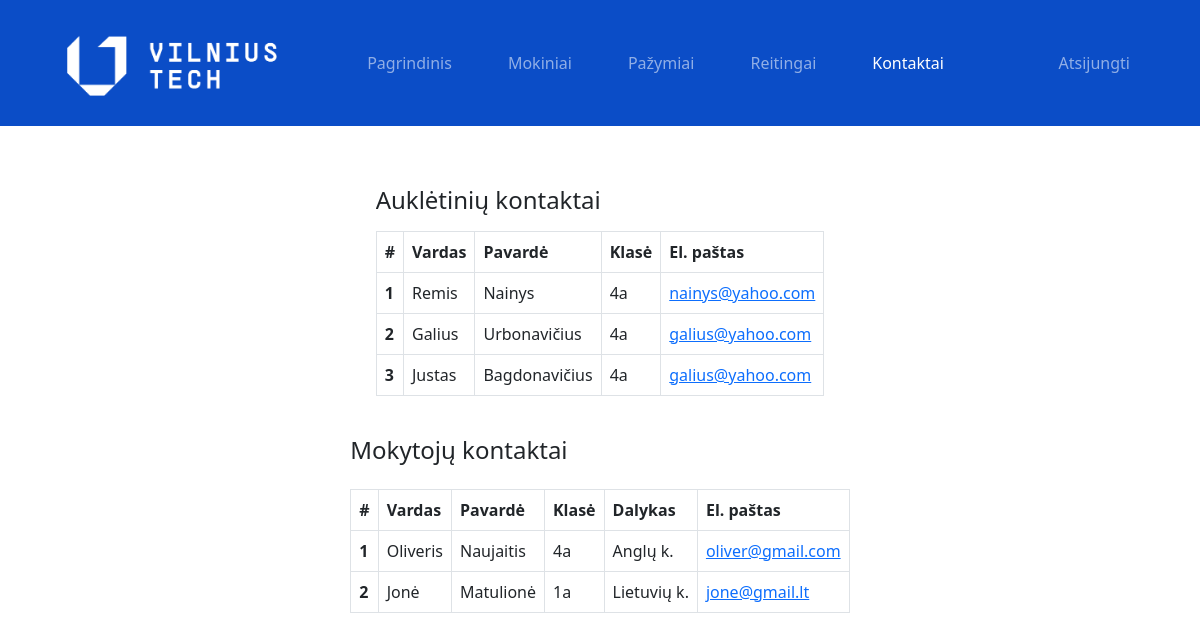
The app's page /dienynas/teacher/contact.php (signed in) with its own data.
### tables this page shows
CREATE TABLE `students` (
  `student_id` int(11) NOT NULL,
  `username` varchar(127) NOT NULL,
  `password` varchar(255) NOT NULL,
  `fname` varchar(127) NOT NULL,
  `lname` varchar(255) NOT NULL,
  `s_mail` varchar(250) NOT NULL,
  `grade` varchar(3) DEFAULT NULL
);

CREATE TABLE `teachers` (
  `teacher_id` int(11) NOT NULL,
  `username` varchar(127) NOT NULL,
  `password` varchar(255) NOT NULL,
  `fname` varchar(127) NOT NULL,
  `lname` varchar(127) NOT NULL,
  `t_mail` varchar(250) NOT NULL,
  `subjects` int(11) NOT NULL,
  `grade` varchar(3) DEFAULT NULL
);

### dienynas/DB_connection.php (called while the page is built, shortened)
<?php
function getTeacherById($teacher_id, $conn){
	$sql = "SELECT * FROM teachers WHERE teacher_id=?";
	$stmt = $conn->prepare($sql);
	$stmt->execute([$teacher_id]);
	if ($stmt->rowCount() == 1) {
	  $teacher = $stmt->fetch();
	  return $teacher;
	}else {
	 return 0;
	}
 }
 function getAllTeachers($conn){
	$sql = "SELECT * FROM teachers";
	$stmt = $conn->prepare($sql);
	$stmt->execute();
	if ($stmt->rowCount() >= 1) {
	  $teachers = $stmt->fetchAll();
	  return $teachers;
	}else {
		return 0;
	}
 }
 function getSubjectById($subject_id, $conn){
	$sql = "SELECT * FROM subjects WHERE subject_id=?";
	$stmt = $conn->prepare($sql);
	$stmt->execute([$subject_id]);
	if ($stmt->rowCount() == 1) {
	  $subject = $stmt->fetch();
	  return $subject;
	}else {
		return 0;
	}
 }
function getAllStudents($conn){
	$sql = "SELECT * FROM students";
	$stmt = $conn->prepare($sql);
	$stmt->execute();
	if ($stmt->rowCount() >= 1) {
	  $students = $stmt->fetchAll();
	  return $students;
	}else {
		return 0;
	}
 }

### dienynas/teacher/contact.php (the view, shortened to what this page needs)
<?php
if (isset($_SESSION['teacher_id']) && isset($_SESSION['role'])) {
  if ($_SESSION['role'] == 'Teacher') {
     include "../DB_connection.php";
     $students = getAllStudents($conn);
     $teachers = getAllTeachers($conn);
     $teacher=getTeacherById($_SESSION['teacher_id'], $conn);
?>
<!DOCTYPE html>
<html lang="lt">
<head>
	<link rel="stylesheet" href="https://cdn.jsdelivr.net/npm/bootstrap@5.2.0/dist/css/bootstrap.min.css">
	<link rel="stylesheet" href="../css/style.css">
</head>
<body>
    <?php include "nav/navbar.php"; ?>
     <div class="container1 mb-5">
          <?php if ($students != 0){ ?>
           <div class="table-responsive">
              <table class="table table-bordered mt-3 n-table">
                <h4> Auklėtinių kontaktai </h4>
                <thead>
                  <tr>
                    <th scope="col">#</th>
                    <th scope="col">Vardas</th>
                    <th scope="col">Pavardė</th>
                    <th scope="col">Klasė</th>
                    <th scope="col">El. paštas</th>
                  </tr>
                </thead>
                <tbody>
                  <?php $i=0; foreach ($students as $student){
                    if ($student['grade']==$teacher['grade']){ $i++;
                  ?>
                  <tr>
                    <th scope="row"><?=$i?></th>
                    <td><?=$student['fname']?></td>
                    <td><?=$student['lname']?></td>
                    <td><?=$student['grade']?></td>
                    <td><a href="mailto:<?=$student['s_mail']?>"><?=$student['s_mail']?></a></td>
                  </tr>
                <?php }} ?>
                </tbody>
              </table><br>
           </div>
         <?php } else { ?>
             <div class="alert alert-info .w-450 m-5" role="alert">Tuščia!</div>
         <?php } ?>
         <?php if ($students != 0){ ?>
           <div class="table-responsive">
              <table class="table table-bordered mt-3 n-table">
                <label><h4> Mokytojų kontaktai </h4></label>
                <thead>
                  <tr>
                    <th scope="col">#</th>
                    <th scope="col">Vardas</th>
                    <th scope="col">Pavardė</th>
                    <th scope="col">Klasė</th>
                    <th scope="col">Dalykas</th>
                    <th scope="col">El. paštas</th>
                  </tr>
                </thead>
                <tbody>
                  <?php $i = 0; foreach ($teachers as $teacher){ $i++; ?>
                  <tr>
                    <th scope="row"><?=$i?></th>
                    <td><?=$teacher['fname']?></td>
                    <td><?=$teacher['lname']?></td>
                    <td><?=$teacher['grade']?></td>
                     <td><?php
                        $g = '';
                        $subjects = str_split(trim($teacher['subjects']));
                        foreach ($subjects as $subject) {
                          $g_temp = getSubjectById($subject, $conn);
                          if ($g_temp != 0)
                            $g .=$g_temp['subject'];
                          }
                          echo $g;
                    ?></td>
                    <td><a href="mailto:<?=$teacher['t_mail']?>"><?=$teacher['t_mail']?></a></td>
                  </tr>
                <?php } ?>
                </tbody>
              </table>
           </div>
         <?php } else { ?>
             <div class="alert alert-info .w-450 m-5" role="alert">Tuščia!</div>
         <?php } ?>
     </div>
</body>
</html>
<?php }} ?>

### dienynas/css/style.css (style rules this page uses)
.container1 { display: flex; flex-direction: column; align-items: center; margin-top: 5%; }

### records on screen
students: fname "Remis", lname "Nainys", grade "4a", s_mail "nainys@yahoo.com"
students: fname "Galius", lname "Urbonavičius", grade "4a", s_mail "galius@yahoo.com"
students: fname "Justas", lname "Bagdonavičius", grade "4a", s_mail "galius@yahoo.com"
teachers: fname "Oliveris", lname "Naujaitis", grade "4a", g "Anglų k.", t_mail "oliver@gmail.com"
teachers: fname "Jonė", lname "Matulionė", grade "1a", g "Lietuvių k.", t_mail "jone@gmail.lt"
